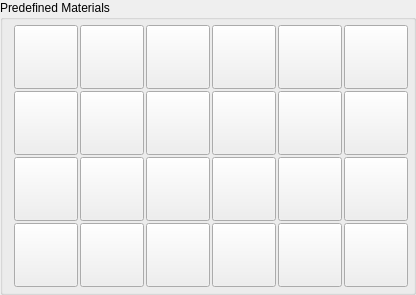
           <widget class="QGroupBox" name="groupBox">
            <property name="sizePolicy">
             <sizepolicy hsizetype="Minimum" vsizetype="Preferred">
              <horstretch>0</horstretch>
              <verstretch>0</verstretch>
             </sizepolicy>
            </property>
            <property name="title">
             <string>Predefined Materials</string>
            </property>
            <layout class="QGridLayout" name="gridLayout_2">
             <property name="topMargin">
              <number>5</number>
             </property>
             <property name="rightMargin">
              <number>5</number>
             </property>
             <property name="bottomMargin">
              <number>5</number>
             </property>
             <property name="spacing">
              <number>2</number>
             </property>
             <item row="0" column="1">
              <widget class="QPushButton" name="pushButtonBronze">
               <property name="minimumSize">
                <size>
                 <width>64</width>
                 <height>64</height>
                </size>
               </property>
               <property name="maximumSize">
                <size>
                 <width>64</width>
                 <height>64</height>
                </size>
               </property>
               <property name="toolTip">
                <string>Bronze</string>
               </property>
               <property name="text">
                <string/>
               </property>
               <property name="icon">
                <iconset resource="MatlEditor.qrc">
                 <normaloff>:/new/prefix1/res/bronze.png</normaloff>:/new/prefix1/res/bronze.png</iconset>
               </property>
               <property name="iconSize">
                <size>
                 <width>56</width>
                 <height>56</height>
                </size>
               </property>
              </widget>
             </item>
             <item row="0" column="2">
              <widget class="QPushButton" name="pushButtonCopper">
               <property name="minimumSize">
                <size>
                 <width>64</width>
                 <height>64</height>
                </size>
               </property>
               <property name="maximumSize">
                <size>
                 <width>64</width>
                 <height>64</height>
                </size>
               </property>
               <property name="toolTip">
                <string>Copper</string>
               </property>
               <property name="text">
                <string/>
               </property>
               <property name="icon">
                <iconset resource="MatlEditor.qrc">
                 <normaloff>:/new/prefix1/res/copper.png</normaloff>:/new/prefix1/res/copper.png</iconset>
               </property>
               <property name="iconSize">
                <size>
                 <width>56</width>
                 <height>56</height>
                </size>
               </property>
              </widget>
             </item>
             <item row="0" column="3">
              <widget class="QPushButton" name="pushButtonGold">
               <property name="minimumSize">
                <size>
                 <width>64</width>
                 <height>64</height>
                </size>
               </property>
               <property name="maximumSize">
                <size>
                 <width>64</width>
                 <height>64</height>
                </size>
               </property>
               <property name="toolTip">
                <string>Gold</string>
               </property>
               <property name="text">
                <string/>
               </property>
               <property name="icon">
                <iconset resource="MatlEditor.qrc">
                 <normaloff>:/new/prefix1/res/gold.png</normaloff>:/new/prefix1/res/gold.png</iconset>
               </property>
               <property name="iconSize">
                <size>
                 <width>56</width>
                 <height>56</height>
                </size>
               </property>
              </widget>
             </item>
             <item row="0" column="4">
              <widget class="QPushButton" name="pushButtonJade">
               <property name="minimumSize">
                <size>
                 <width>64</width>
                 <height>64</height>
                </size>
               </property>
               <property name="maximumSize">
                <size>
                 <width>64</width>
                 <height>64</height>
                </size>
               </property>
               <property name="toolTip">
                <string>Jade</string>
               </property>
               <property name="text">
                <string/>
               </property>
               <property name="icon">
                <iconset resource="MatlEditor.qrc">
                 <normaloff>:/new/prefix1/res/jade.png</normaloff>:/new/prefix1/res/jade.png</iconset>
               </property>
               <property name="iconSize">
                <size>
                 <width>56</width>
                 <height>56</height>
                </size>
               </property>
              </widget>
             </item>
             <item row="0" column="5">
              <widget class="QPushButton" name="pushButtonPearl">
               <property name="minimumSize">
                <size>
                 <width>64</width>
                 <height>64</height>
                </size>
               </property>
               <property name="maximumSize">
                <size>
                 <width>64</width>
                 <height>64</height>
                </size>
               </property>
               <property name="toolTip">
                <string>Pearl</string>
               </property>
               <property name="text">
                <string/>
               </property>
               <property name="icon">
                <iconset resource="MatlEditor.qrc">
                 <normaloff>:/new/prefix1/res/pearl.png</normaloff>:/new/prefix1/res/pearl.png</iconset>
               </property>
               <property name="iconSize">
                <size>
                 <width>56</width>
                 <height>56</height>
                </size>
               </property>
              </widget>
             </item>
             <item row="1" column="0">
              <widget class="QPushButton" name="pushButtonSilver">
               <property name="minimumSize">
                <size>
                 <width>64</width>
                 <height>64</height>
                </size>
               </property>
               <property name="maximumSize">
                <size>
                 <width>64</width>
                 <height>64</height>
                </size>
               </property>
               <property name="toolTip">
                <string>Silver</string>
               </property>
               <property name="text">
                <string/>
               </property>
               <property name="icon">
                <iconset resource="MatlEditor.qrc">
                 <normaloff>:/new/prefix1/res/silver.png</normaloff>:/new/prefix1/res/silver.png</iconset>
               </property>
               <property name="iconSize">
                <size>
                 <width>56</width>
                 <height>56</height>
                </size>
               </property>
              </widget>
             </item>
             <item row="1" column="1">
              <widget class="QPushButton" name="pushButtonRuby">
               <property name="minimumSize">
                <size>
                 <width>64</width>
                 <height>64</height>
                </size>
               </property>
               <property name="maximumSize">
                <size>
                 <width>64</width>
                 <height>64</height>
                </size>
               </property>
               <property name="toolTip">
                <string>Ruby</string>
               </property>
               <property name="text">
                <string/>
               </property>
               <property name="icon">
                <iconset resource="MatlEditor.qrc">
                 <normaloff>:/new/prefix1/res/ruby.png</normaloff>:/new/prefix1/res/ruby.png</iconset>
               </property>
               <property name="iconSize">
                <size>
                 <width>56</width>
                 <height>56</height>
                </size>
               </property>
              </widget>
             </item>
             <item row="1" column="2">
              <widget class="QPushButton" name="pushButtonEmerald">
               <property name="minimumSize">
                <size>
                 <width>64</width>
                 <height>64</height>
                </size>
               </property>
               <property name="maximumSize">
                <size>
                 <width>64</width>
                 <height>64</height>
                </size>
               </property>
               <property name="toolTip">
                <string>Emerald</string>
               </property>
               <property name="text">
                <string/>
               </property>
               <property name="icon">
                <iconset resource="MatlEditor.qrc">
                 <normaloff>:/new/prefix1/res/emerald.png</normaloff>:/new/prefix1/res/emerald.png</iconset>
               </property>
               <property name="iconSize">
                <size>
                 <width>56</width>
                 <height>56</height>
                </size>
               </property>
              </widget>
             </item>
             <item row="1" column="3">
              <widget class="QPushButton" name="pushButtonTurquoise">
               <property name="minimumSize">
                <size>
                 <width>64</width>
                 <height>64</height>
                </size>
               </property>
               <property name="maximumSize">
                <size>
                 <width>64</width>
                 <height>64</height>
                </size>
               </property>
               <property name="toolTip">
                <string>Turquoise</string>
               </property>
               <property name="text">
                <string/>
               </property>
               <property name="icon">
                <iconset resource="MatlEditor.qrc">
                 <normaloff>:/new/prefix1/res/turquoise.png</normaloff>:/new/prefix1/res/turquoise.png</iconset>
               </property>
               <property name="iconSize">
                <size>
                 <width>56</width>
                 <height>56</height>
                </size>
               </property>
              </widget>
             </item>
             <item row="1" column="4">
              <widget class="QPushButton" name="pushButtonObsidian">
               <property name="minimumSize">
                <size>
                 <width>64</width>
                 <height>64</height>
                </size>
               </property>
               <property name="maximumSize">
                <size>
                 <width>64</width>
                 <height>64</height>
                </size>
               </property>
               <property name="toolTip">
                <string>Obsidian</string>
               </property>
               <property name="text">
                <string/>
               </property>
               <property name="icon">
                <iconset resource="MatlEditor.qrc">
                 <normaloff>:/new/prefix1/res/obsidian.png</normaloff>:/new/prefix1/res/obsidian.png</iconset>
               </property>
               <property name="iconSize">
                <size>
                 <width>56</width>
                 <height>56</height>
                </size>
               </property>
              </widget>
             </item>
             <item row="1" column="5">
              <widget class="QPushButton" name="pushButtonChrome">
               <property name="minimumSize">
                <size>
                 <width>64</width>
                 <height>64</height>
                </size>
               </property>
               <property name="maximumSize">
                <size>
                 <width>64</width>
                 <height>64</height>
                </size>
               </property>
               <property name="toolTip">
                <string>Chrome</string>
               </property>
               <property name="text">
                <string/>
               </property>
               <property name="icon">
                <iconset resource="MatlEditor.qrc">
                 <normaloff>:/new/prefix1/res/chrome.png</normaloff>:/new/prefix1/res/chrome.png</iconset>
               </property>
               <property name="iconSize">
                <size>
                 <width>56</width>
                 <height>56</height>
                </size>
               </property>
              </widget>
             </item>
             <item row="2" column="0">
              <widget class="QPushButton" name="pushButtonBlackPlastic">
               <property name="minimumSize">
                <size>
                 <width>64</width>
                 <height>64</height>
                </size>
               </property>
               <property name="maximumSize">
                <size>
                 <width>64</width>
                 <height>64</height>
                </size>
               </property>
               <property name="toolTip">
                <string>Black Plastic</string>
               </property>
               <property name="text">
                <string/>
               </property>
               <property name="icon">
                <iconset resource="MatlEditor.qrc">
                 <normaloff>:/new/prefix1/res/blackpl.png</normaloff>:/new/prefix1/res/blackpl.png</iconset>
               </property>
               <property name="iconSize">
                <size>
                 <width>56</width>
                 <height>56</height>
                </size>
               </property>
              </widget>
             </item>
             <item row="2" column="1">
              <widget class="QPushButton" name="pushButtonGreenPlastic">
               <property name="minimumSize">
                <size>
                 <width>64</width>
                 <height>64</height>
                </size>
               </property>
               <property name="maximumSize">
                <size>
                 <width>64</width>
                 <height>64</height>
                </size>
               </property>
               <property name="toolTip">
                <string>Green Plastic</string>
               </property>
               <property name="text">
                <string/>
               </property>
               <property name="icon">
                <iconset resource="MatlEditor.qrc">
                 <normaloff>:/new/prefix1/res/greenpl.png</normaloff>:/new/prefix1/res/greenpl.png</iconset>
               </property>
               <property name="iconSize">
                <size>
                 <width>56</width>
                 <height>56</height>
                </size>
               </property>
              </widget>
             </item>
             <item row="2" column="2">
              <widget class="QPushButton" name="pushButtonWhitePlastic">
               <property name="minimumSize">
                <size>
                 <width>64</width>
                 <height>64</height>
                </size>
               </property>
               <property name="maximumSize">
                <size>
                 <width>64</width>
                 <height>64</height>
                </size>
               </property>
               <property name="toolTip">
                <string>White Plastic</string>
               </property>
               <property name="text">
                <string/>
               </property>
               <property name="icon">
                <iconset resource="MatlEditor.qrc">
                 <normaloff>:/new/prefix1/res/whitepl.png</normaloff>:/new/prefix1/res/whitepl.png</iconset>
               </property>
               <property name="iconSize">
                <size>
                 <width>56</width>
                 <height>56</height>
                </size>
               </property>
              </widget>
             </item>
             <item row="2" column="3">
              <widget class="QPushButton" name="pushButtonBlackRubber">
               <property name="minimumSize">
                <size>
                 <width>64</width>
                 <height>64</height>
                </size>
               </property>
               <property name="maximumSize">
                <size>
                 <width>64</width>
                 <height>64</height>
                </size>
               </property>
               <property name="toolTip">
                <string>Black Rubber</string>
               </property>
               <property name="text">
                <string/>
               </property>
               <property name="icon">
                <iconset resource="MatlEditor.qrc">
                 <normaloff>:/new/prefix1/res/blackru.png</normaloff>:/new/prefix1/res/blackru.png</iconset>
               </property>
               <property name="iconSize">
                <size>
                 <width>56</width>
                 <height>56</height>
                </size>
               </property>
              </widget>
             </item>
             <item row="2" column="4">
              <widget class="QPushButton" name="pushButtonGreenRubber">
               <property name="minimumSize">
                <size>
                 <width>64</width>
                 <height>64</height>
                </size>
               </property>
               <property name="maximumSize">
                <size>
                 <width>64</width>
                 <height>64</height>
                </size>
               </property>
               <property name="toolTip">
                <string>Green Rubber</string>
               </property>
               <property name="text">
                <string/>
               </property>
               <property name="icon">
                <iconset resource="MatlEditor.qrc">
                 <normaloff>:/new/prefix1/res/greenru.png</normaloff>:/new/prefix1/res/greenru.png</iconset>
               </property>
               <property name="iconSize">
                <size>
                 <width>56</width>
                 <height>56</height>
                </size>
               </property>
              </widget>
             </item>
             <item row="2" column="5">
              <widget class="QPushButton" name="pushButtonWhiteRubber">
               <property name="minimumSize">
                <size>
                 <width>64</width>
                 <height>64</height>
                </size>
               </property>
               <property name="maximumSize">
                <size>
                 <width>64</width>
                 <height>64</height>
                </size>
               </property>
               <property name="toolTip">
                <string>White Rubber</string>
               </property>
               <property name="autoFillBackground">
                <bool>false</bool>
               </property>
               <property name="text">
                <string/>
               </property>
               <property name="icon">
                <iconset resource="MatlEditor.qrc">
                 <normaloff>:/new/prefix1/res/whiteru.png</normaloff>:/new/prefix1/res/whiteru.png</iconset>
               </property>
               <property name="iconSize">
                <size>
                 <width>56</width>
                 <height>56</height>
                </size>
               </property>
              </widget>
             </item>
             <item row="3" column="0">
              <widget class="QPushButton" name="pushButtonCyanPlastic">
               <property name="minimumSize">
                <size>
                 <width>64</width>
                 <height>64</height>
                </size>
               </property>
               <property name="maximumSize">
                <size>
                 <width>64</width>
                 <height>64</height>
                </size>
               </property>
               <property name="toolTip">
                <string>Cyan Plastic</string>
               </property>
               <property name="text">
                <string/>
               </property>
               <property name="icon">
                <iconset resource="MatlEditor.qrc">
                 <normaloff>:/new/prefix1/res/cyanpl.png</normaloff>:/new/prefix1/res/cyanpl.png</iconset>
               </property>
               <property name="iconSize">
                <size>
                 <width>56</width>
                 <height>56</height>
                </size>
               </property>
              </widget>
             </item>
             <item row="3" column="1">
              <widget class="QPushButton" name="pushButtonRedPlastic">
               <property name="minimumSize">
                <size>
                 <width>64</width>
                 <height>64</height>
                </size>
               </property>
               <property name="maximumSize">
                <size>
                 <width>64</width>
                 <height>64</height>
                </size>
               </property>
               <property name="toolTip">
                <string>Red Plastic</string>
               </property>
               <property name="text">
                <string/>
               </property>
               <property name="icon">
                <iconset resource="MatlEditor.qrc">
                 <normaloff>:/new/prefix1/res/redpl.png</normaloff>:/new/prefix1/res/redpl.png</iconset>
               </property>
               <property name="iconSize">
                <size>
                 <width>56</width>
                 <height>56</height>
                </size>
               </property>
              </widget>
             </item>
             <item row="3" column="2">
              <widget class="QPushButton" name="pushButtonYellowPlastic">
               <property name="minimumSize">
                <size>
                 <width>64</width>
                 <height>64</height>
                </size>
               </property>
               <property name="maximumSize">
                <size>
                 <width>64</width>
                 <height>64</height>
                </size>
               </property>
               <property name="toolTip">
                <string>Yellow Plastic</string>
               </property>
               <property name="text">
                <string/>
               </property>
               <property name="icon">
                <iconset resource="MatlEditor.qrc">
                 <normaloff>:/new/prefix1/res/yellowpl.png</normaloff>:/new/prefix1/res/yellowpl.png</iconset>
               </property>
               <property name="iconSize">
                <size>
                 <width>56</width>
                 <height>56</height>
                </size>
               </property>
              </widget>
             </item>
             <item row="3" column="3">
              <widget class="QPushButton" name="pushButtonCyanRubber">
               <property name="minimumSize">
                <size>
                 <width>64</width>
                 <height>64</height>
                </size>
               </property>
               <property name="maximumSize">
                <size>
                 <width>64</width>
                 <height>64</height>
                </size>
               </property>
               <property name="toolTip">
                <string>Cyan Rubber</string>
               </property>
               <property name="text">
                <string/>
               </property>
               <property name="icon">
                <iconset resource="MatlEditor.qrc">
                 <normaloff>:/new/prefix1/res/cyanru.png</normaloff>:/new/prefix1/res/cyanru.png</iconset>
               </property>
               <property name="iconSize">
                <size>
                 <width>56</width>
                 <height>56</height>
                </size>
               </property>
              </widget>
             </item>
             <item row="3" column="4">
              <widget class="QPushButton" name="pushButtonRedRubber">
               <property name="minimumSize">
                <size>
                 <width>64</width>
                 <height>64</height>
                </size>
               </property>
               <property name="maximumSize">
                <size>
                 <width>64</width>
                 <height>64</height>
                </size>
               </property>
               <property name="toolTip">
                <string>Red Rubber</string>
               </property>
               <property name="text">
                <string/>
               </property>
               <property name="icon">
                <iconset resource="MatlEditor.qrc">
                 <normaloff>:/new/prefix1/res/redru.png</normaloff>:/new/prefix1/res/redru.png</iconset>
               </property>
               <property name="iconSize">
                <size>
                 <width>56</width>
                 <height>56</height>
                </size>
               </property>
              </widget>
             </item>
             <item row="3" column="5">
              <widget class="QPushButton" name="pushButtonYellowRubber">
               <property name="minimumSize">
                <size>
                 <width>64</width>
                 <height>64</height>
                </size>
               </property>
               <property name="maximumSize">
                <size>
                 <width>64</width>
                 <height>64</height>
                </size>
               </property>
               <property name="toolTip">
                <string>Yellow rubber</string>
               </property>
               <property name="text">
                <string/>
               </property>
               <property name="icon">
                <iconset resource="MatlEditor.qrc">
                 <normaloff>:/new/prefix1/res/yellowru.png</normaloff>:/new/prefix1/res/yellowru.png</iconset>
               </property>
               <property name="iconSize">
                <size>
                 <width>56</width>
                 <height>56</height>
                </size>
               </property>
              </widget>
             </item>
             <item row="0" column="0">
              <widget class="QPushButton" name="pushButtonBrass">
               <property name="minimumSize">
                <size>
                 <width>64</width>
                 <height>64</height>
                </size>
               </property>
               <property name="maximumSize">
                <size>
                 <width>64</width>
                 <height>64</height>
                </size>
               </property>
               <property name="toolTip">
                <string>Brass</string>
               </property>
               <property name="autoFillBackground">
                <bool>true</bool>
               </property>
               <property name="text">
                <string/>
               </property>
               <property name="icon">
                <iconset resource="MatlEditor.qrc">
                 <normaloff>:/new/prefix1/res/brass.png</normaloff>:/new/prefix1/res/brass.png</iconset>
               </property>
               <property name="iconSize">
                <size>
                 <width>56</width>
                 <height>56</height>
                </size>
               </property>
              </widget>
             </item>
            </layout>
           </widget>
